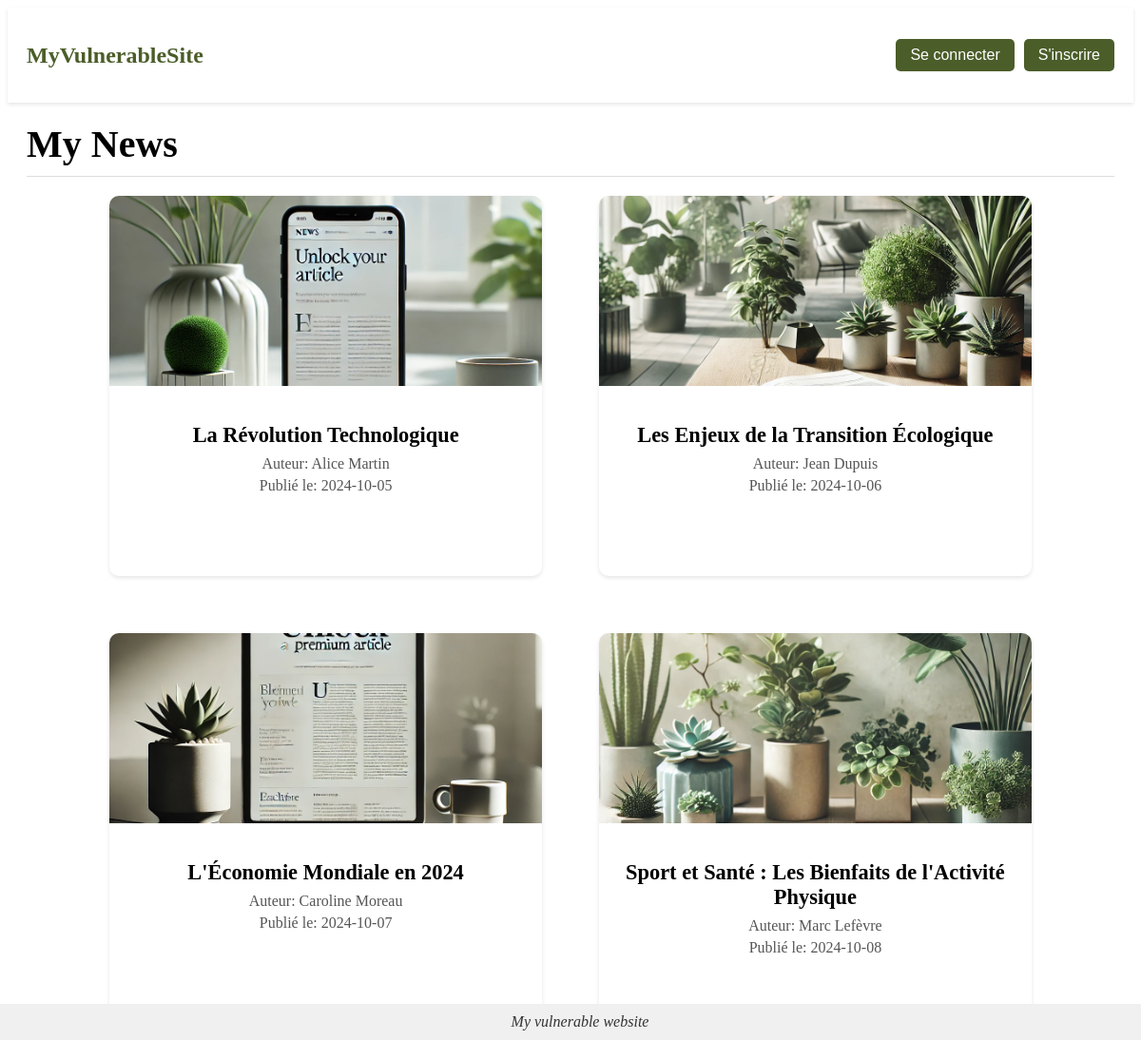
The page / on the database its author committed.
### tables this page shows
CREATE TABLE `news` (
  `id` int(11) NOT NULL AUTO_INCREMENT,
  `titre` varchar(255) NOT NULL,
  `date` date NOT NULL,
  `autheur` varchar(100) NOT NULL,
  `content` text NOT NULL,
  `image` varchar(255) DEFAULT NULL,
  PRIMARY KEY (`id`)
);

### includes/fonctions.php (called while the page is built)
<?php
function getnews()
{
    global $conn;
    $sql = "SELECT * FROM news";
    $result = mysqli_query($conn, $sql);
    return $result;
}

### index.php (the view, shortened to what this page needs)
<?php
include('config.php');
include('includes/banner.php');
include('includes/fonctions.php');
?>
<!DOCTYPE html>
<html lang="fr">
<head>
    <link rel="stylesheet" href="static/css/index.css">
</head>
<body>
    <div class="content">
        <div class="header-content">
            <h1>My News</h1>
        </div>
        <div class="product-grid">
    <?php
    $news = getnews();
    if (mysqli_num_rows($news) > 0)
    {
        while ($row = mysqli_fetch_assoc($news))
        {
            ?>
            <div class="product-card" onclick="confirmUnlock()">
                <img src="<?php echo $row['image']; ?>" style="width: 100%; height: 200px; object-fit: cover;">
                <div class="card-content">
                    <h2 class="title"><?php echo htmlspecialchars($row['titre']); ?></h2>
                    <p class="author">Auteur: <?php echo htmlspecialchars($row['autheur']); ?></p>
                    <p class="date">Publié le: <?php echo htmlspecialchars($row['date']); ?></p>
                </div>
            </div>
            <?php
        }
    } else {
        echo "<p>Aucun article disponible pour le moment.</p>";
    }
    ?>
</div>
    </div>
</body>
</html>
<?php include('includes/footer.php'); ?>

### includes/banner.php (shortened to what this page needs)
<!DOCTYPE html>
<html lang="fr">
<head>
</head>
<body>
    <header>
        <div class="banner">
            <div class="logo">MyVulnerableSite</div>
            <div class="buttons">
                <button onclick="window.location.href='login.php'">Se connecter</button>
                <button onclick="window.location.href='register.php'">S'inscrire</button>
            </div>
        </div>
    </header>
</body>
</html>

### includes/footer.php
<footer style="
    background-color: #f0f0f0;
    padding: 10px;
    text-align: center;
    font-style: italic;
    font-size: 1em;
    color: #333;
    position: fixed;
    bottom: 0;
    left: 0;
    width: 100%;
">
    My vulnerable website
</footer>

### static/css/index.css (style rules this page uses)
.content { padding: 20px; font-family: 'Georgia', serif; }
.header-content { border-bottom: 1px solid #ddd; padding-bottom: 10px; margin-bottom: 20px; }
.header-content h1 { font-size: 2.5em; margin: 0; }
.product-grid { display: flex; gap: 60px; flex-wrap: wrap; justify-content: center; }
.product-card { background-color: #fff; border-radius: 10px; overflow: hidden; box-shadow: 0 2px 4px rgba(0, 0, 0, 0.1); flex: 1 1 calc(45% - 60px); max-width: calc(45% - 60px); position: relative; transition: transform 0.3s ease-in-out; cursor: pointer; min-height: 400px; }
.product-card img { height: 300px; object-fit: cover; transition: opacity 0.3s ease-in-out; width: 100%; }
.card-content { padding: 20px; flex-grow: 2; text-align: center; }
body { font-family: 'Merriweather', serif; }
.card-content .title { font-size: 1.4em; margin: 15px 0 8px; font-weight: bold; }
.card-content .author, .card-content .date { font-size: 1em; color: #555; margin: 5px 0; }

### includes/banner.php (style rules this page uses)
.banner { background-color: #fff; padding: 10px 20px; display: flex; justify-content: space-between; align-items: center; box-shadow: 0 2px 4px rgba(0, 0, 0, 0.1); min-height: 80px; }
.logo { font-family: 'Georgia', serif; font-size: 1.5em; color: #4b5d29; font-weight: bold; }
.buttons { display: flex; gap: 10px; }
.buttons button { background-color: #4b5d29; color: #fff; padding: 8px 15px; border: none; border-radius: 5px; font-size: 1em; cursor: pointer; transition: background-color 0.3s; }

### rows shown on the page
news: image (picture), titre "La Révolution Technologique", autheur "Alice Martin", date "2024-10-05"
news: image (picture), titre "Les Enjeux de la Transition Écologique", autheur "Jean Dupuis", date "2024-10-06"
news: image (picture), titre "L'Économie Mondiale en 2024", autheur "Caroline Moreau", date "2024-10-07"
news: image (picture), titre "Sport et Santé : Les Bienfaits de l'Activité Physique", autheur "Marc Lefèvre", date "2024-10-08"
